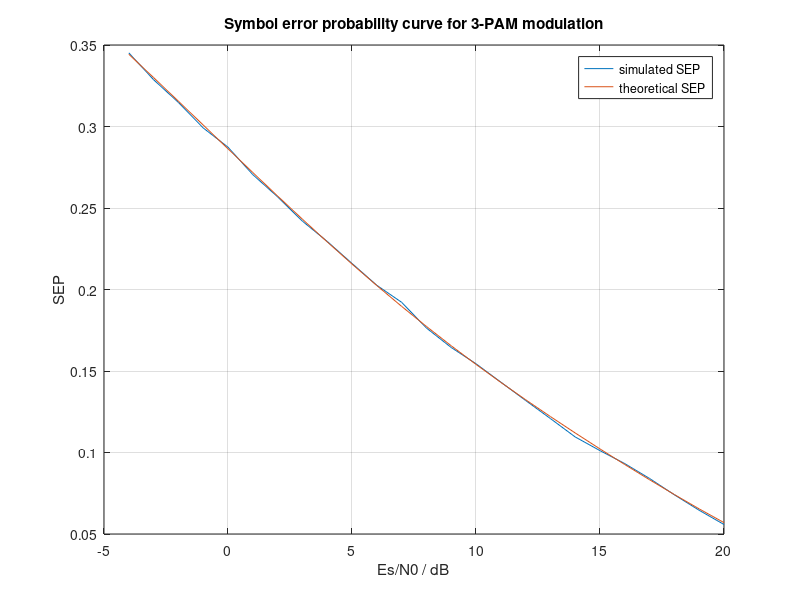
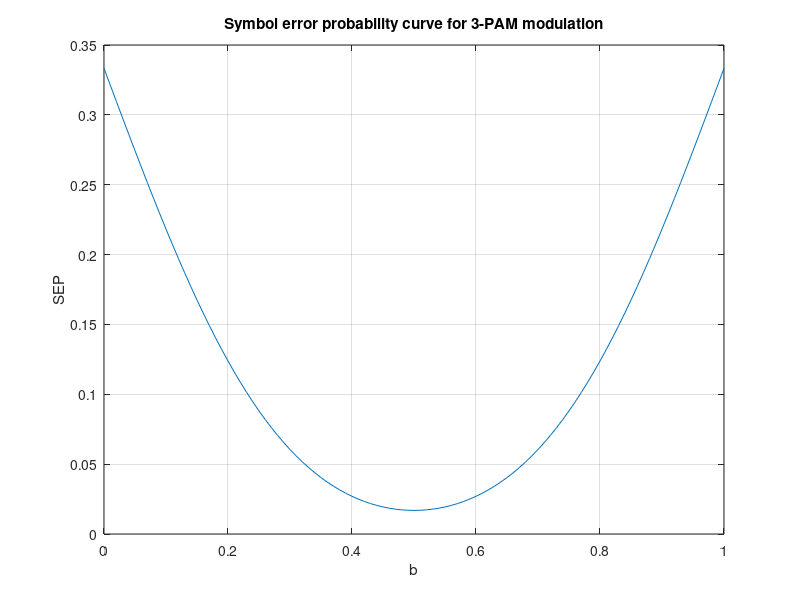
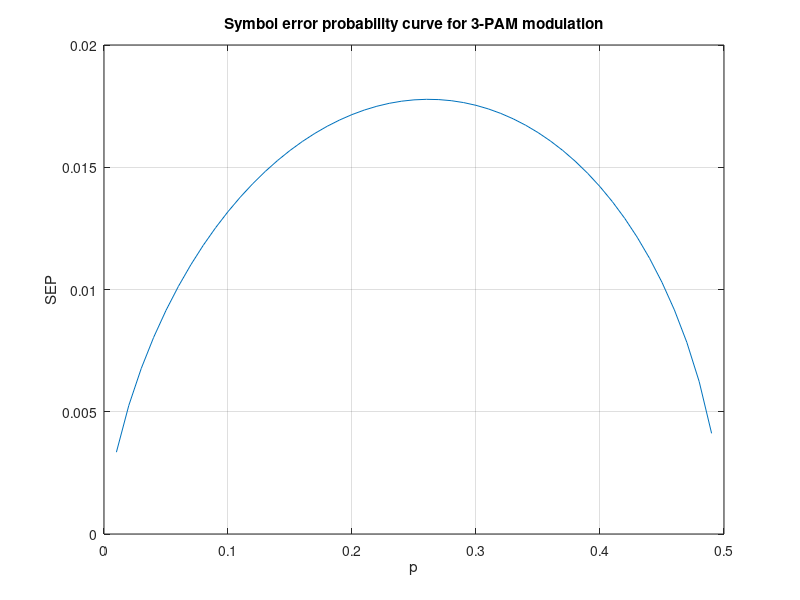

These charts were generated, in order, by the following MATLAB code:
%% %%Task A: 3-ary PAM%% %%

clear all
close all
clc

%% Q2
M = 3; 
a = 1;
b = 0.75;
Es = 2*a^2/3; %% average symbol energy
N = 100000; %% trials
data = randi([-(M-1)/2 (M-1)/2],N,1); %% s1=-1, s2=0, s3=1

EsN0dB = -4:20; %% Es/N0 in dB
EsN0 = 10.^(EsN0dB/20); %% linear Es/N0
N0 = Es./EsN0; 
SE_posterior = zeros(size(EsN0)); %% posterior symbol error
SEP_theoretical = zeros(size(EsN0)); %% theoretical symbol error probability

for i = 1:length(EsN0dB) 
    
    %calculate SE_posterior
    noise = normrnd(0,sqrt(N0(i)/2),size(data));
    for j = 1:length(data)
        switch data(j)
        case -1
            SE_posterior(i) = SE_posterior(i) + (noise(j) > (a-b));
        case 0
            SE_posterior(i) = SE_posterior(i) + ((noise(j) < (-b))||(noise(j) > (b)));
        case 1
            SE_posterior(i) = SE_posterior(i) + (noise(j) < (b-a));
        end
    end
    
    %calculate SEP_theoretical
    SEP_theoretical(i) = 2/3*qfunc(b/sqrt(N0(i)/2))+2/3*qfunc((a-b)/sqrt(N0(i)/2));
end
SEP_posterior = SE_posterior/N;%calculate SEP_posterior

figure
plot(EsN0dB,SEP_posterior,EsN0dB,SEP_theoretical);
grid on
legend('simulated SEP','theoretical SEP')
xlabel('Es/N0 / dB')
ylabel('SEP')
title('Symbol error probability curve for 3-PAM modulation')

%% Q4
M = 3; 
a = 1;
N0 = 0.1;
N = 100000;
b = 0:0.01:1;

%calculate SEP_theoretical
SEP_theoretical = 2/3*qfunc(b/sqrt(N0/2))+2/3*qfunc((a-b)/sqrt(N0/2));

figure
plot(b,SEP_theoretical)
grid on
xlabel('b')
ylabel('SEP')
title('Symbol error probability curve for 3-PAM modulation')

%% Q6
M = 3; 
a = 1;
N0 = 0.1;
N = 100000;
p = 0.01:0.01:0.49;
b = a/2-N0/2/a*log(p./(1-2.*p));

%calculate SEP_theoretical
SEP_theoretical = 2*(1-2*p).*qfunc(b/sqrt(N0/2))+2*p.*qfunc((a-b)/sqrt(N0/2));

figure
plot(p,SEP_theoretical)
grid on
xlabel('p')
ylabel('SEP')
title('Symbol error probability curve for 3-PAM modulation')





